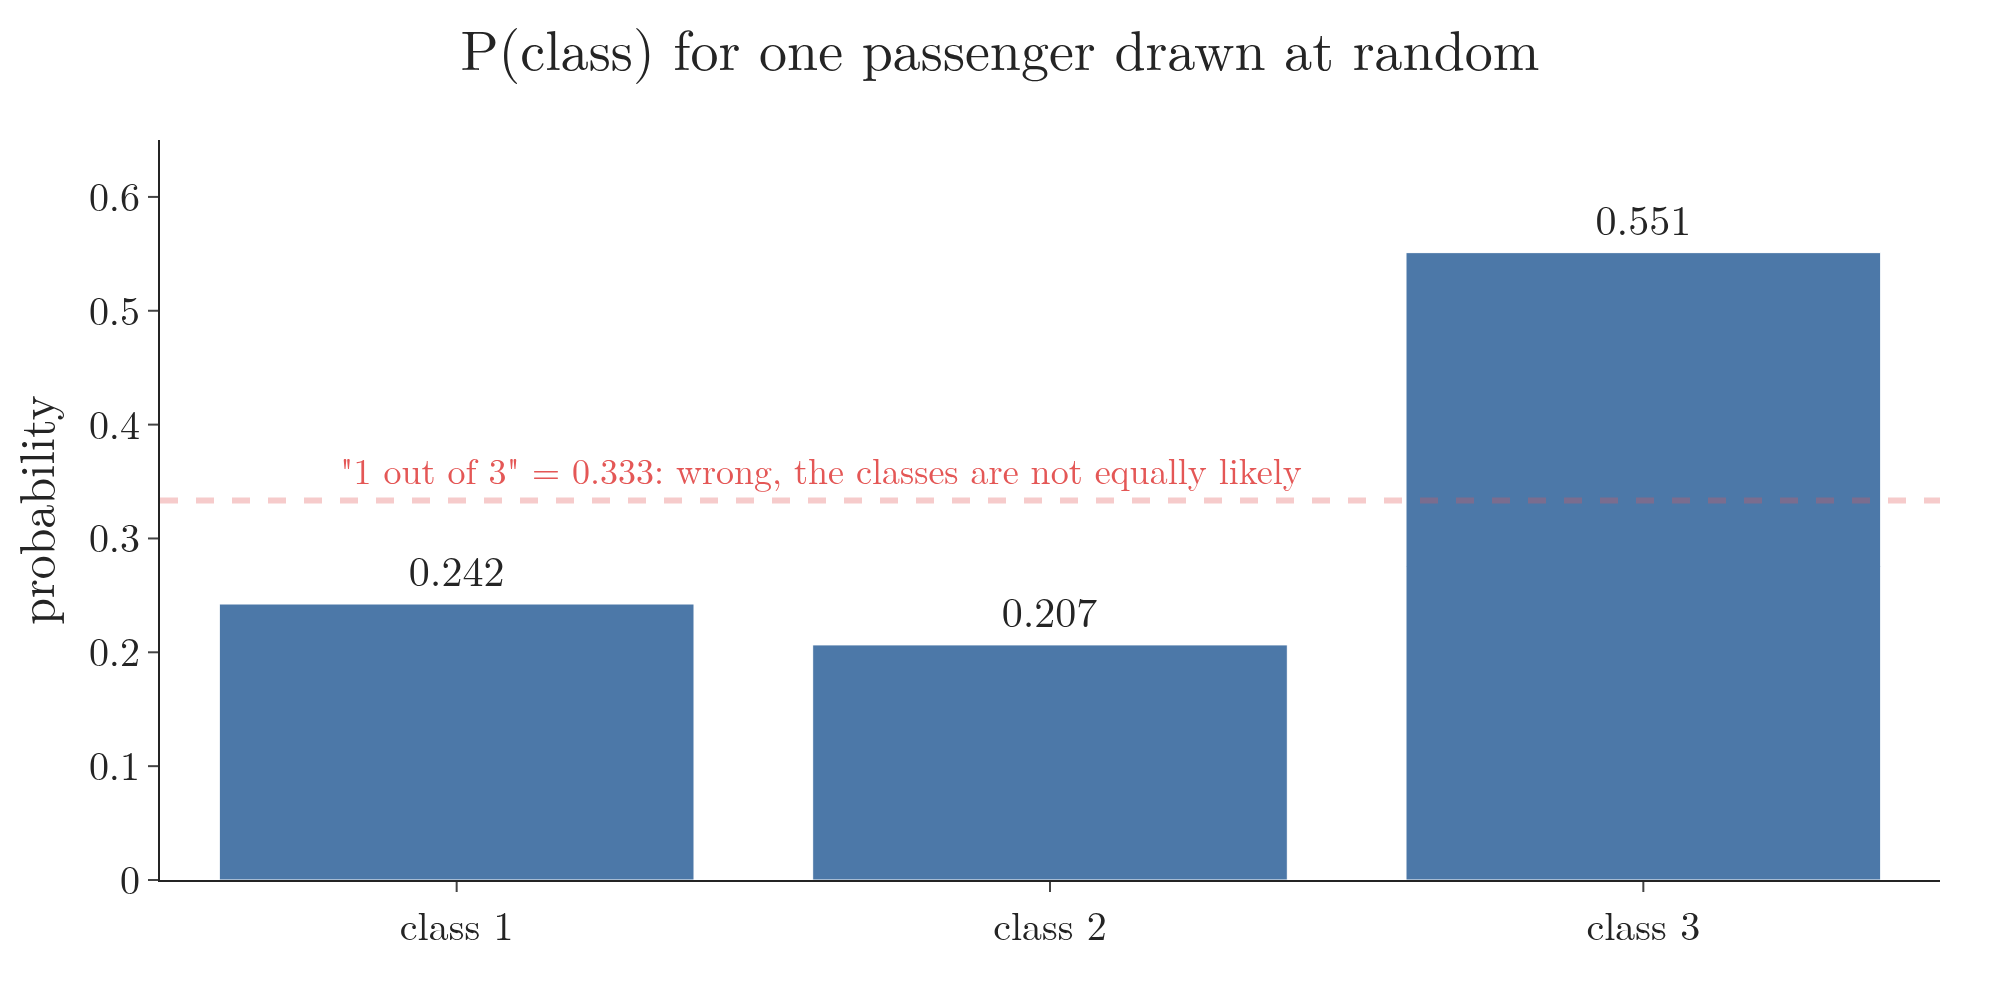

This chart was generated by the following Python code:
"""Empirical against a wrong theoretical probability: the share of the 891 Titanic passengers in each class (0.242,
0.207, 0.551) against "1 out of 3" (0.333), which wrongly assumes the classes are equally likely."""
from pathlib import Path
import pandas as pd
import plotly.graph_objects as go

here = Path(__file__).parent
p = pd.read_csv(here.parent / "data" / "titanic_train.csv").Pclass.value_counts(normalize=True).sort_index()
assert [round(v, 3) for v in p] == [0.242, 0.207, 0.551]
fig = go.Figure()
fig.add_bar(x=[f"class {i}" for i in p.index], y=p.values, marker_color="#4C78A8", name="empirical: share of 891 passengers",
            text=[f"{v:.3f}" for v in p.values], textposition="outside", textfont=dict(size=21))
fig.add_hline(y=1 / 3, line=dict(color="#E45756", dash="dash", width=3))
fig.add_annotation(x=0, y=1 / 3, text="\"1 out of 3\" = 0.333: wrong, the classes are not equally likely", showarrow=False,
                   yshift=16, xanchor="left", xshift=-60, font=dict(size=18, color="#E45756"))
fig.update_layout(template="simple_white", width=1000, height=500, font=dict(family="Latin Modern Roman", size=20),
                  showlegend=False, title=dict(text="P(class) for one passenger drawn at random", x=0.5),
                  yaxis=dict(title="probability", range=[0, 0.65]), margin=dict(l=80, r=30, t=70, b=60))
fig.write_image(here / "titanic_classes.png", scale=2)
fig.write_image(here / "titanic_classes.pdf")
